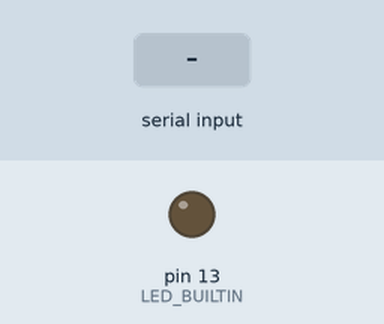
This sketch was run on a simulated Arduino Mega 2560, built with avr-gcc and run on an emulated ATmega2560. Shown: output pins drawn as LEDs (lit = HIGH). Inputs (shaded band) come from the test bench.

Above: at 1.2 s.
1.3 s: "1" received over the second serial link
At 2.5 s:
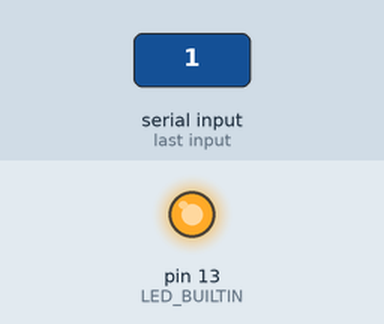
2.8 s: "0" received over the second serial link
At 3.8 s:
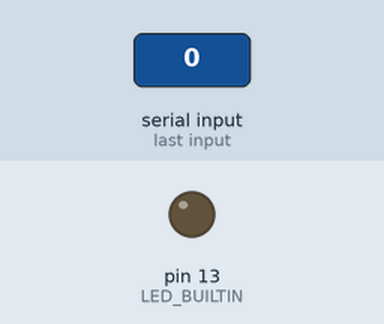
Timing chart, 0 to 5.8 s (numbered marks = the images above; inputs shaded):
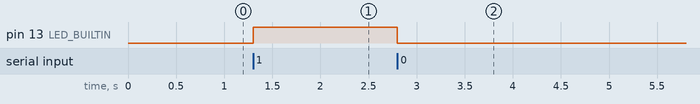

The sketch:

diy16_1_2.ino
```cpp
// 動手做16-1-2：UNO R4板的Serail1物件

void setup() {
  pinMode(LED_BUILTIN, OUTPUT);     // 將LED接腳設定為「輸出」
  Serial1.begin(9600);              // 初始化UART序列埠（Serial1）
  Serial1.println("BT is ready!");  // 連線成功後，發佈「準備好了」訊息。
}
void loop() {
  if (Serial1.available()) {    // 如果有資料進來…
    // delay(2);    // 選擇性地暫停2毫秒，讓微控器接收資料。
    char val = Serial1.read();  // 接收UART傳入的字元資料
    switch (val) {
      case '0':                          // 若接收到'0'
        digitalWrite(LED_BUILTIN, LOW);  // 關閉LED
        break;
      case '1':                           // 若接收到'1'
        digitalWrite(LED_BUILTIN, HIGH);  // 點亮LED
        break;
    }
  }
}
```

Measured:
- after the input at 1.3 s, pin 13 (LED_BUILTIN): LOW → HIGH at once
- after the input at 2.8 s, pin 13 (LED_BUILTIN): HIGH → LOW at once
